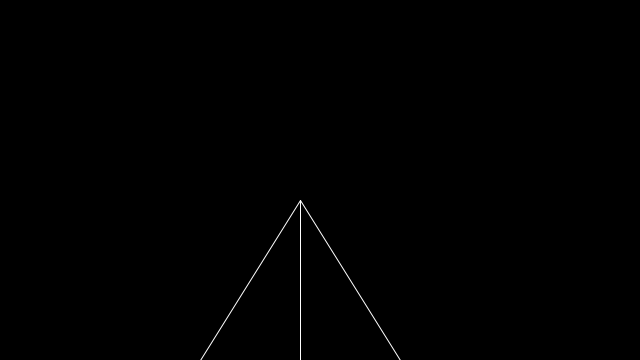
Frame 1 (no input)
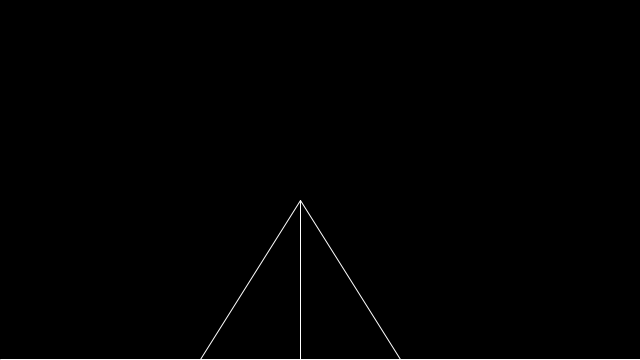
Frame 2 (the mouse pressed at the canvas centre, redrawn once)

The Processing sketch that drew these frames (run headless with seeded random() and noise(); the mouse was pressed at the canvas centre and the sketch redrawn once):

// Processing sketch: moving_triangle
// ── moving_triangle.pde
int y = 100;


void setup() {
  size(640, 360); 
  stroke(255);     
  frameRate(30);
  noLoop();
}

void draw() { 
  background(0);   
  y = y - 1; 
  if (y < 100) { 
    y = height; 
  } 
  line(300, 200, 200, y);  
  line(300, 200, 400, y); 
  line(300, 200, 300, y);  
  line(0, y, width, y);  
  
} 
void mouseReleased() {loop();
}
void mousePressed() {noLoop();



}
